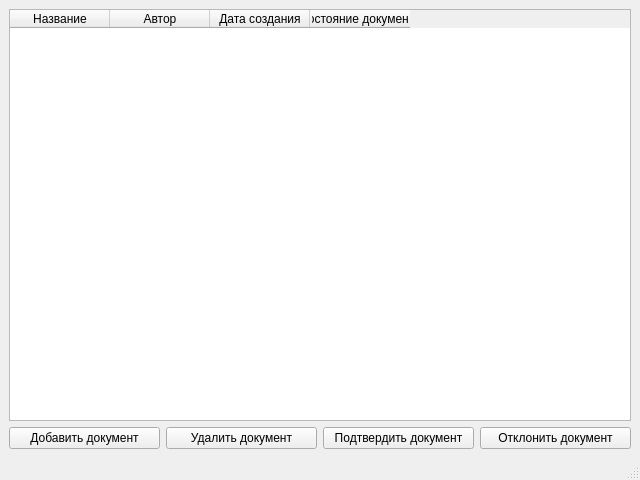
<?xml version="1.0" encoding="UTF-8"?>
<ui version="4.0">
 <class>MainWindow</class>
 <widget class="QMainWindow" name="MainWindow">
  <property name="geometry">
   <rect>
    <x>0</x>
    <y>0</y>
    <width>640</width>
    <height>480</height>
   </rect>
  </property>
  <widget class="QWidget" name="centralwidget">
   <layout class="QVBoxLayout" name="verticalLayout">
    <item>
     <widget class="QTableWidget" name="tableWidget">
      <column>
       <property name="text">
        <string>Название</string>
       </property>
      </column>
      <column>
       <property name="text">
        <string>Автор</string>
       </property>
      </column>
      <column>
       <property name="text">
        <string>Дата создания</string>
       </property>
      </column>
      <column>
       <property name="text">
        <string>Состояние документа</string>
       </property>
      </column>
     </widget>
    </item>
    <item>
     <layout class="QHBoxLayout" name="horizontalLayout">
      <item>
       <widget class="QPushButton" name="addButton">
        <property name="text">
         <string>Добавить документ</string>
        </property>
       </widget>
      </item>
      <item>
       <widget class="QPushButton" name="deleteButton">
        <property name="text">
         <string>Удалить документ</string>
        </property>
       </widget>
      </item>
      <item>
       <widget class="QPushButton" name="confirmButton">
        <property name="text">
         <string>Подтвердить документ</string>
        </property>
       </widget>
      </item>
      <item>
       <widget class="QPushButton" name="rejectButton">
        <property name="text">
         <string>Отклонить документ</string>
        </property>
       </widget>
      </item>
     </layout>
    </item>
   </layout>
  </widget>
  <widget class="QMenuBar" name="menubar">
   <property name="geometry">
    <rect>
     <x>0</x>
     <y>0</y>
     <width>640</width>
     <height>22</height>
    </rect>
   </property>
  </widget>
  <widget class="QStatusBar" name="statusbar"/>
 </widget>
 <resources/>
 <connections/>
</ui>
